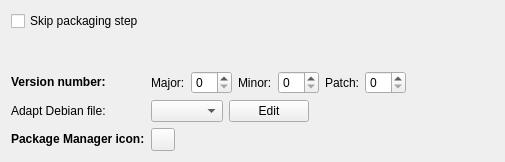
<?xml version="1.0" encoding="UTF-8"?>
<ui version="4.0">
 <class>MaemoPackageCreationWidget</class>
 <widget class="QWidget" name="MaemoPackageCreationWidget">
  <property name="geometry">
   <rect>
    <x>0</x>
    <y>0</y>
    <width>505</width>
    <height>162</height>
   </rect>
  </property>
  <property name="sizePolicy">
   <sizepolicy hsizetype="Expanding" vsizetype="Expanding">
    <horstretch>1</horstretch>
    <verstretch>1</verstretch>
   </sizepolicy>
  </property>
  <layout class="QVBoxLayout" name="verticalLayout">
   <item>
    <widget class="QCheckBox" name="skipCheckBox">
     <property name="toolTip">
      <string>Check this if you want the files below to be deployed directly.</string>
     </property>
     <property name="text">
      <string>Skip packaging step</string>
     </property>
    </widget>
   </item>
   <item>
    <spacer name="verticalSpacer">
     <property name="orientation">
      <enum>Qt::Vertical</enum>
     </property>
     <property name="sizeHint" stdset="0">
      <size>
       <width>20</width>
       <height>40</height>
      </size>
     </property>
    </spacer>
   </item>
   <item>
    <layout class="QFormLayout" name="formLayout">
     <item row="0" column="0">
      <widget class="QLabel" name="label">
       <property name="sizePolicy">
        <sizepolicy hsizetype="Preferred" vsizetype="Preferred">
         <horstretch>0</horstretch>
         <verstretch>0</verstretch>
        </sizepolicy>
       </property>
       <property name="font">
        <font>
         <weight>75</weight>
         <bold>true</bold>
        </font>
       </property>
       <property name="text">
        <string>&lt;b&gt;Version number:&lt;/b&gt;</string>
       </property>
      </widget>
     </item>
     <item row="0" column="1">
      <layout class="QHBoxLayout" name="horizontalLayout_2">
       <item>
        <widget class="QLabel" name="label_2">
         <property name="sizePolicy">
          <sizepolicy hsizetype="Maximum" vsizetype="Preferred">
           <horstretch>0</horstretch>
           <verstretch>0</verstretch>
          </sizepolicy>
         </property>
         <property name="text">
          <string>Major:</string>
         </property>
        </widget>
       </item>
       <item>
        <widget class="QSpinBox" name="major">
         <property name="sizePolicy">
          <sizepolicy hsizetype="Maximum" vsizetype="Fixed">
           <horstretch>0</horstretch>
           <verstretch>0</verstretch>
          </sizepolicy>
         </property>
         <property name="maximum">
          <number>99</number>
         </property>
        </widget>
       </item>
       <item>
        <widget class="QLabel" name="label_3">
         <property name="sizePolicy">
          <sizepolicy hsizetype="Maximum" vsizetype="Preferred">
           <horstretch>0</horstretch>
           <verstretch>0</verstretch>
          </sizepolicy>
         </property>
         <property name="text">
          <string>Minor:</string>
         </property>
        </widget>
       </item>
       <item>
        <widget class="QSpinBox" name="minor">
         <property name="sizePolicy">
          <sizepolicy hsizetype="Maximum" vsizetype="Fixed">
           <horstretch>0</horstretch>
           <verstretch>0</verstretch>
          </sizepolicy>
         </property>
         <property name="maximum">
          <number>99</number>
         </property>
        </widget>
       </item>
       <item>
        <widget class="QLabel" name="label_4">
         <property name="sizePolicy">
          <sizepolicy hsizetype="Maximum" vsizetype="Preferred">
           <horstretch>0</horstretch>
           <verstretch>0</verstretch>
          </sizepolicy>
         </property>
         <property name="text">
          <string>Patch:</string>
         </property>
        </widget>
       </item>
       <item>
        <widget class="QSpinBox" name="patch">
         <property name="sizePolicy">
          <sizepolicy hsizetype="Maximum" vsizetype="Fixed">
           <horstretch>0</horstretch>
           <verstretch>0</verstretch>
          </sizepolicy>
         </property>
         <property name="maximum">
          <number>99</number>
         </property>
        </widget>
       </item>
       <item>
        <spacer name="horizontalSpacer_2">
         <property name="orientation">
          <enum>Qt::Horizontal</enum>
         </property>
         <property name="sizeHint" stdset="0">
          <size>
           <width>40</width>
           <height>20</height>
          </size>
         </property>
        </spacer>
       </item>
      </layout>
     </item>
     <item row="1" column="0">
      <widget class="QLabel" name="editDebianFileLabel">
       <property name="text">
        <string>&lt;b&gt;Adapt Debian file:&lt;/b&gt;</string>
       </property>
      </widget>
     </item>
     <item row="1" column="1">
      <layout class="QHBoxLayout" name="horizontalLayout">
       <item>
        <widget class="QComboBox" name="debianFilesComboBox"/>
       </item>
       <item>
        <widget class="QPushButton" name="editDebianFileButton">
         <property name="text">
          <string>Edit</string>
         </property>
        </widget>
       </item>
       <item>
        <spacer name="horizontalSpacer">
         <property name="orientation">
          <enum>Qt::Horizontal</enum>
         </property>
         <property name="sizeHint" stdset="0">
          <size>
           <width>40</width>
           <height>20</height>
          </size>
         </property>
        </spacer>
       </item>
      </layout>
     </item>
     <item row="2" column="0">
      <widget class="QLabel" name="packageManagerIconLabel">
       <property name="text">
        <string>&lt;b&gt;Package Manager icon:&lt;/b&gt;</string>
       </property>
      </widget>
     </item>
     <item row="2" column="1">
      <layout class="QHBoxLayout" name="horizontalLayout_3">
       <item>
        <widget class="QToolButton" name="packageManagerIconButton">
         <property name="text">
          <string/>
         </property>
        </widget>
       </item>
       <item>
        <spacer name="horizontalSpacer_3">
         <property name="orientation">
          <enum>Qt::Horizontal</enum>
         </property>
         <property name="sizeHint" stdset="0">
          <size>
           <width>40</width>
           <height>20</height>
          </size>
         </property>
        </spacer>
       </item>
      </layout>
     </item>
    </layout>
   </item>
  </layout>
 </widget>
 <resources/>
 <connections>
  <connection>
   <sender>skipCheckBox</sender>
   <signal>clicked(bool)</signal>
   <receiver>MaemoPackageCreationWidget</receiver>
   <slot>handleSkipButtonToggled(bool)</slot>
   <hints>
    <hint type="sourcelabel">
     <x>129</x>
     <y>18</y>
    </hint>
    <hint type="destinationlabel">
     <x>240</x>
     <y>31</y>
    </hint>
   </hints>
  </connection>
  <connection>
   <sender>major</sender>
   <signal>valueChanged(int)</signal>
   <receiver>MaemoPackageCreationWidget</receiver>
   <slot>versionInfoChanged()</slot>
   <hints>
    <hint type="sourcelabel">
     <x>241</x>
     <y>70</y>
    </hint>
    <hint type="destinationlabel">
     <x>461</x>
     <y>32</y>
    </hint>
   </hints>
  </connection>
  <connection>
   <sender>minor</sender>
   <signal>valueChanged(int)</signal>
   <receiver>MaemoPackageCreationWidget</receiver>
   <slot>versionInfoChanged()</slot>
   <hints>
    <hint type="sourcelabel">
     <x>338</x>
     <y>70</y>
    </hint>
    <hint type="destinationlabel">
     <x>5</x>
     <y>15</y>
    </hint>
   </hints>
  </connection>
  <connection>
   <sender>patch</sender>
   <signal>valueChanged(int)</signal>
   <receiver>MaemoPackageCreationWidget</receiver>
   <slot>versionInfoChanged()</slot>
   <hints>
    <hint type="sourcelabel">
     <x>435</x>
     <y>70</y>
    </hint>
    <hint type="destinationlabel">
     <x>466</x>
     <y>0</y>
    </hint>
   </hints>
  </connection>
  <connection>
   <sender>editDebianFileButton</sender>
   <signal>clicked()</signal>
   <receiver>MaemoPackageCreationWidget</receiver>
   <slot>editDebianFile()</slot>
   <hints>
    <hint type="sourcelabel">
     <x>293</x>
     <y>94</y>
    </hint>
    <hint type="destinationlabel">
     <x>8</x>
     <y>86</y>
    </hint>
   </hints>
  </connection>
  <connection>
   <sender>packageManagerIconButton</sender>
   <signal>clicked()</signal>
   <receiver>MaemoPackageCreationWidget</receiver>
   <slot>setPackageManagerIcon()</slot>
   <hints>
    <hint type="sourcelabel">
     <x>196</x>
     <y>136</y>
    </hint>
    <hint type="destinationlabel">
     <x>2</x>
     <y>143</y>
    </hint>
   </hints>
  </connection>
 </connections>
 <slots>
  <slot>addFile()</slot>
  <slot>removeFile()</slot>
  <slot>handleSkipButtonToggled(bool)</slot>
  <slot>versionInfoChanged()</slot>
  <slot>editDebianFile()</slot>
  <slot>setPackageManagerIcon()</slot>
 </slots>
</ui>
